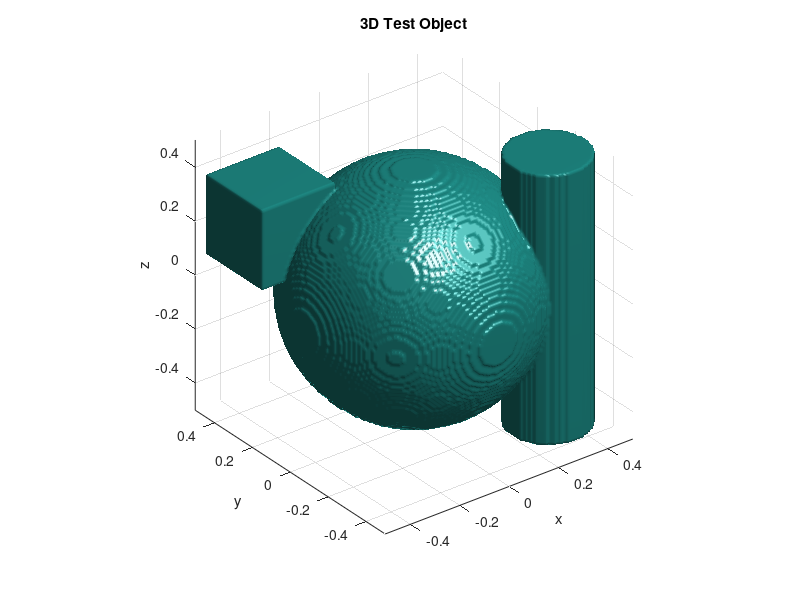
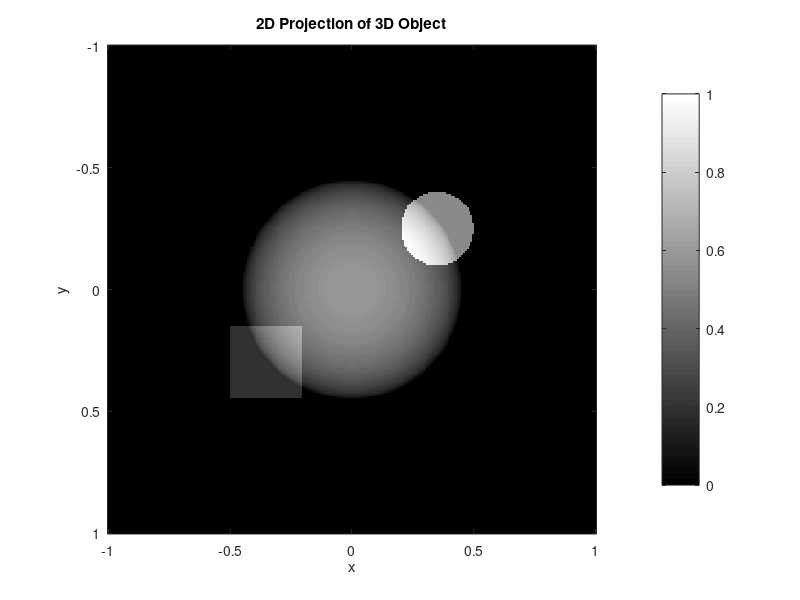
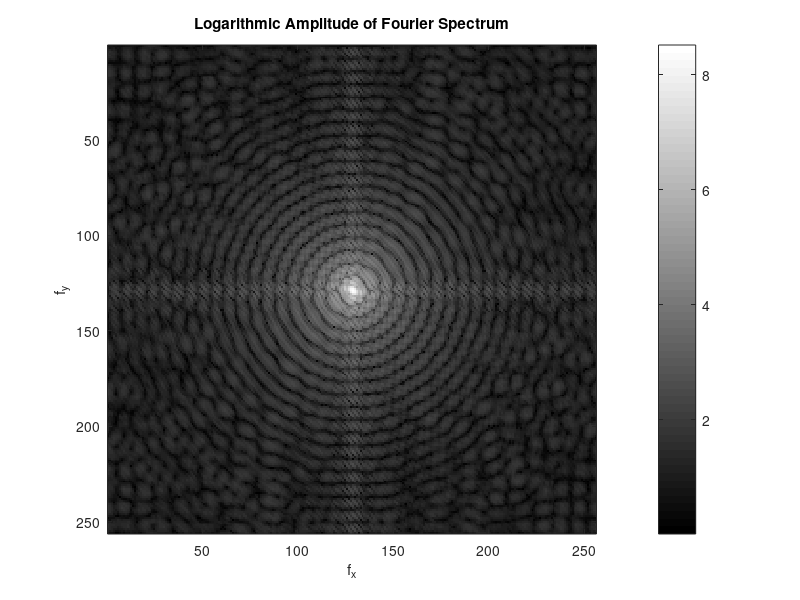
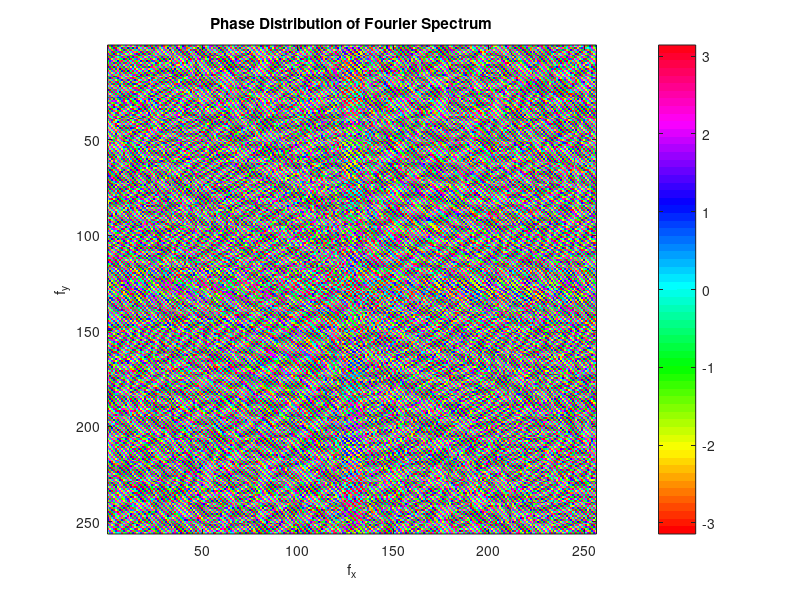

Recreate these plots in MATLAB, in order. (Note: this script raises an error after producing the figures.)
clc;
clear;
close all;

%% 1. GENERATE A 3D TEST OBJECT

N = 256;

% Define the x, y and z coordinates of the 3D space
x = linspace(-1,1,N);
y = linspace(-1,1,N);
z = linspace(-1,1,N);

% Create a 3D coordinate grid
[X,Y,Z] = meshgrid(x,y,z);

% Create three different 3D shapes
sphere = (X.^2 + Y.^2 + Z.^2) <= 0.45^2;

cylinder = ((X-0.35).^2 + (Y+0.25).^2 <= 0.15^2) ...
           & (abs(Z) <= 0.5);

cube = (abs(X+0.35) <= 0.15) ...
       & (abs(Y-0.3) <= 0.15) ...
       & (abs(Z-0.25) <= 0.15);

% Combine the shapes to form one 3D object
object3D = double(sphere) ...
         + 0.8*double(cylinder) ...
         + double(cube);


%% Display the 3D object

figure;
isosurface(X,Y,Z,object3D,0.5);
xlabel('x');
ylabel('y');
zlabel('z');
title('3D Test Object');
axis equal;
grid on;
view(3);


%% 2. CONVERT THE 3D OBJECT TO A 2D OPTICAL OBJECT

% A conventional 4f system operates on a 2D optical field U(x,y).
% Therefore, we obtain a 2D projection of the 3D object by
% integrating/summing it along the z direction:
%
%       U(x,y) = integral O(x,y,z) dz
%
% Numerically, the integration is represented by summation.

object2D = sum(object3D,3);

% Normalize the object so that its maximum value is 1
object2D = object2D/max(object2D(:));


figure;
imagesc(x,y,object2D);
axis image;
colormap gray;
colorbar;
xlabel('x');
ylabel('y');
title('2D Projection of 3D Object');


%% 3. CALCULATE THE 2D FOURIER TRANSFORM

% fft2 calculates the 2D Fourier transform:
%
%       F(fx,fy) = FT{U(x,y)}
%
% In Fourier optics, this represents the spatial-frequency
% distribution of the optical field.

F = fft2(object2D);

% MATLAB normally places the zero-frequency component at
% the corners of the Fourier array.
%
% fftshift moves the zero-frequency component to the CENTER,
% which corresponds to the usual way of displaying a Fourier
% spectrum and makes it convenient to construct circular filters.

F_shifted = fftshift(F);


%% Fourier amplitude

% The Fourier transform is complex:
%
%       F = |F| exp(j*phi)
%
% Therefore, abs(F) gives the amplitude and angle(F)
% gives the phase.

amplitude = abs(F_shifted);

% The Fourier spectrum usually has a very large dynamic range.
% The central components can be much stronger than the outer
% components, so logarithmic scaling is used for visualization.

amplitude_log = log(1 + amplitude);


figure;
imagesc(amplitude_log);
axis image;
colormap gray;
colorbar;
xlabel('f_x');
ylabel('f_y');
title('Logarithmic Amplitude of Fourier Spectrum');


%% Fourier phase

% angle() gives the phase of the complex Fourier spectrum

phase = angle(F_shifted);

figure;
imagesc(phase);
axis image;
colormap hsv;
colorbar;
xlabel('f_x');
ylabel('f_y');
title('Phase Distribution of Fourier Spectrum');


%% 4. NUMERICAL 4f OPTICAL SYSTEM

% The physical 4f system is:
%
%       Object
%          |
%        Lens 1
%          |
%    Fourier Plane
%     [Filter H]
%          |
%        Lens 2
%          |
%        Image
%
% Numerically, this becomes:
%
%       U(x,y)
%          |
%         FFT
%          |
%       U_F(fx,fy)
%          |
%       × H(fx,fy)
%          |
%        IFFT
%          |
%       U_i(x,y)

U_fourier = fftshift(fft2(object2D));


%% Define spatial-frequency coordinates

% These coordinates correspond to the positions in the
% Fourier plane.
%
% For a physical 4f system:
%
%       f_x = x_f/(lambda*f)
%       f_y = y_f/(lambda*f)
%
% Here we use normalized spatial-frequency coordinates.

fx = (-N/2:N/2-1)/N;
fy = (-N/2:N/2-1)/N;

[FX,FY] = meshgrid(fx,fy);

% R gives the radial distance from the center of the
% Fourier plane:
%
%       R = sqrt(fx^2 + fy^2)
%
% This is used to construct circular apertures.

R = sqrt(FX.^2 + FY.^2);


%% 5. LOW-PASS FILTER

% Cutoff spatial frequency.
%
% Only frequencies inside this radius will pass through
% the circular aperture.

fc_low = 0.05;

% Circular low-pass filter:
%
%       H_LP = 1       for R <= fc
%       H_LP = 0       for R >  fc
%
% Physically, this represents a circular aperture placed
% at the Fourier plane.

H_low = double(R <= fc_low);


%% Apply low-pass filter

% Filtering in the Fourier plane is simply multiplication:
%
%       U_filtered = U_fourier * H(fx,fy)
%
% This is the key operation in the numerical 4f system.

U_low_fourier = U_fourier .* H_low;

% The second lens performs the inverse Fourier transform.
%
% Therefore, we use IFFT to reconstruct the filtered image.

U_low = ifft2(ifftshift(U_low_fourier));

% The original object is real, but numerical round-off can
% produce a very small imaginary component.
U_low = real(U_low);


%% Display low-pass filter

figure;
imagesc(fx,fy,H_low);
axis image;
colormap gray;
colorbar;
xlabel('f_x');
ylabel('f_y');
title('Circular Low-Pass Filter');


%% Display low-pass filtered image

figure;
imagesc(x,y,U_low);
axis image;
colormap gray;
colorbar;
xlabel('x');
ylabel('y');
title('Image After Low-Pass Filtering');


%% 6. HIGH-PASS FILTER

% The high-pass filter does the opposite of the low-pass filter.
%
% It blocks the central low-frequency components and allows
% high-frequency components to pass.

fc_high = 0.05;

% Circular high-pass filter:
%
%       H_HP = 0       for R < fc
%       H_HP = 1       for R >= fc

H_high = double(R >= fc_high);


%% Apply high-pass filter

% Multiply the Fourier spectrum by the high-pass filter

U_high_fourier = U_fourier .* H_high;

% Transform back to the image plane

U_high = ifft2(ifftshift(U_high_fourier));

% Remove negligible imaginary numerical errors

U_high = real(U_high);


%% Display high-pass filter

figure;
imagesc(fx,fy,H_high);
axis image;
colormap gray;
colorbar;
xlabel('f_x');
ylabel('f_y');
title('Circular High-Pass Filter');


%% Display high-pass filtered image

figure;
imagesc(x,y,U_high);
axis image;
colormap gray;
colorbar;
xlabel('x');
ylabel('y');
title('Image After High-Pass Filtering');


%% 7. EFFECT OF LOW-PASS FILTER SIZE

% Changing fc changes the size of the aperture in the
% Fourier plane.
%
% Smaller fc:
%   -> smaller aperture
%   -> fewer spatial frequencies pass
%   -> more blurring
%
% Larger fc:
%   -> larger aperture
%   -> more spatial frequencies pass
%   -> better resolution

fc1 = 0.02;
fc2 = 0.05;
fc3 = 0.10;
fc4 = 0.20;


% Create four different circular apertures

H1 = double(R <= fc1);
H2 = double(R <= fc2);
H3 = double(R <= fc3);
H4 = double(R <= fc4);


% Apply each aperture and reconstruct the image

I1 = real(ifft2(ifftshift(U_fourier .* H1)));
I2 = real(ifft2(ifftshift(U_fourier .* H2)));
I3 = real(ifft2(ifftshift(U_fourier .* H3)));
I4 = real(ifft2(ifftshift(U_fourier .* H4)));


%% Compare different low-pass filter sizes

figure;

subplot(2,2,1);
imagesc(x,y,I1);
axis image;
title('LPF: f_c = 0.02');

subplot(2,2,2);
imagesc(x,y,I2);
axis image;
title('LPF: f_c = 0.05');

subplot(2,2,3);
imagesc(x,y,I3);
axis image;
title('LPF: f_c = 0.10');

subplot(2,2,4);
imagesc(x,y,I4);
axis image;
title('LPF: f_c = 0.20');

sgtitle('Effect of Low-Pass Filter Size');
colormap gray;


%% 8. EFFECT OF HIGH-PASS FILTER SIZE

% Increasing fc means that a larger central region of the
% Fourier plane is blocked.
%
% Therefore, more low-frequency information is removed.

fc1 = 0.02;
fc2 = 0.05;
fc3 = 0.10;
fc4 = 0.20;


% Create four different high-pass filters

H1 = double(R >= fc1);
H2 = double(R >= fc2);
H3 = double(R >= fc3);
H4 = double(R >= fc4);


% Apply each filter and reconstruct the image

I1 = real(ifft2(ifftshift(U_fourier .* H1)));
I2 = real(ifft2(ifftshift(U_fourier .* H2)));
I3 = real(ifft2(ifftshift(U_fourier .* H3)));
I4 = real(ifft2(ifftshift(U_fourier .* H4)));


%% Compare different high-pass filter sizes

figure;

subplot(2,2,1);
imagesc(x,y,I1);
axis image;
title('HPF: f_c = 0.02');

subplot(2,2,2);
imagesc(x,y,I2);
axis image;
title('HPF: f_c = 0.05');

subplot(2,2,3);
imagesc(x,y,I3);
axis image;
title('HPF: f_c = 0.10');

subplot(2,2,4);
imagesc(x,y,I4);
axis image;
title('HPF: f_c = 0.20');

sgtitle('Effect of High-Pass Filter Size');
colormap gray;


%% 9. EFFECT OF FILTER SHAPE: DIRECTIONAL FILTER

% Unlike a circular filter, a directional filter allows
% spatial frequencies only within a particular region
% or direction in the Fourier plane.
%
% Here we create a rectangular passband.

fx_cut = 0.03;
fy_cut = 0.15;

% The filter is 1 inside the rectangular region and 0 outside.

H_directional = ...
    double(abs(FX) <= fx_cut & abs(FY) <= fy_cut);


%% Apply directional filter

% Fourier-plane filtering is again multiplication.

U_directional_fourier = U_fourier .* H_directional;

% Reconstruct the image using the inverse Fourier transform.

U_directional = ...
    real(ifft2(ifftshift(U_directional_fourier)));


%% Display directional filter

figure;
imagesc(fx,fy,H_directional);
axis image;
colormap gray;
colorbar;
xlabel('f_x');
ylabel('f_y');
title('Directional Fourier-Plane Filter');


%% Display directional filtered image

figure;
imagesc(x,y,U_directional);
axis image;
colormap gray;
colorbar;
xlabel('x');
ylabel('y');
title('Image After Directional Filtering');


%% ==========================================================
% IMPORTANT RESULT
% ==========================================================
%
% The complete numerical 4f process is:
%
%   U_i(x,y) =
%   IFFT{ FFT[U_o(x,y)] H(fx,fy) }
%
% where H(fx,fy) is the Fourier-plane transfer function.
%
% By the convolution theorem:
%
%   U_i(x,y) = U_o(x,y) * h(x,y)
%
% where:
%
%   h(x,y) = IFFT{H(fx,fy)}
%
% Therefore:
%
% Fourier-plane multiplication
%             ⇓
% Real-space convolution
%
% This is the fundamental principle behind optical
% spatial filtering.
% ==========================================================
